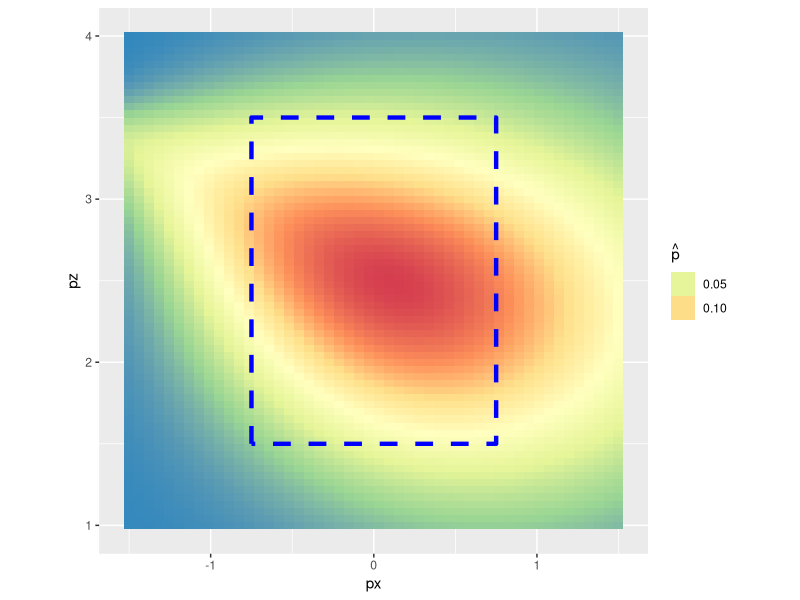

Write the R code that produced this figure.
library("ggplot2")
library(fields)
library("dplyr")
library("reshape2")
# library("rstan")

hitter <- read.csv("Data/hitter.csv")

# POLAR GLM =======================================

# Convert to polar, tranlate origin
hitter <- mutate(hitter,
  r = sqrt( (px + 2)^2 + (pz - 3.5)^2), 
  theta = atan2(pz - 3.5, px + 2)) 

# glm() fit ========================== 
mod.polar <- glm(hit ~ r*theta + I(r^2)*I(theta^2), 
                 family = binomial, data = hitter)

# Points for plotting through the hitting zone ====
hitzone <- cbind(expand.grid(px = seq(-1.5, 1.5, length = 50), 
                             pz = seq(1, 4, length = 70)))

# Corresponding polar coords
hitzone <- mutate(hitzone, 
                  r = sqrt( (px + 2)^2 + (pz - 3.5)^2), 
                  theta = atan2(pz - 3.5, px + 2) )

preds <- predict(mod.polar, newdata = hitzone, se.fit = TRUE)
                 # type = "response" for `p', not `logit'

hitzone$logit <- preds$fit
hitzone$SE_logit <- preds$se.fit

inv_logit <- function(x){exp(x)/(1+exp(x))}

p_CI_lower <- function(alpha, logit, SE_logit){
  upper <- logit - qnorm(alpha/2, lower.tail = FALSE)*SE_logit
  inv_logit(upper)
}

p_CI_upper <- function(alpha, logit, SE_logit){
  upper <- logit + qnorm(alpha/2, lower.tail = FALSE)*SE_logit
  inv_logit(upper)
}
  
hitzone <- mutate(hitzone, p = inv_logit(logit))

# Point estimate heat map
library(ggplot2)  
kzone <- data.frame(x = c(-0.75, -0.75, 0.75, 0.75, -0.75),
                      y = c(1.5, 3.5, 3.5, 1.5, 1.5))
ggplot(aes(px, pz), data = hitzone) + 
  geom_tile(data = hitzone, aes(fill = p)) + 
  coord_equal() + 
  geom_path(data = kzone, aes(x = x, y = y), 
            lwd = 1.5, col = "blue", linetype = 2)  + 
  scale_fill_distiller(palette = "Spectral", guide = guide_legend(title = expression(hat(p))))

# ggsave("Hitter_Polar_GLM.pdf", height = 8.5, width = 8.5)

# Confidence Intervals ================================== #
# Recall: MLE is Normally distributed
# lower <- with(hitzone, p - qnorm(alpha/2, lower.tail = FALSE)*SE_p)
# upper <- with(hitzone, p + qnorm(alpha/2, lower.tail = FALSE)*SE_p)

# Creat list: each element is DF[px, pz, plb, p, pub] for alpha = X

heat_mapper <- function(f){
  ggplot(aes(px, pz, fill = f), data = hitzone) + 
    geom_tile() + 
    geom_path(aes(x, y, fill=NULL), 
                            data = kZone, lwd = 1.5, 
                            col = "blue", linetype = 2) + 
    coord_equal() + xlim(-1.5, 1.5) + ylim(1, 4) +
    scale_fill_distiller(palette = "Spectral", 
                         limits = c(0, 0.170), 
                         guide = guide_legend(title = expression(hat(p))))
}
